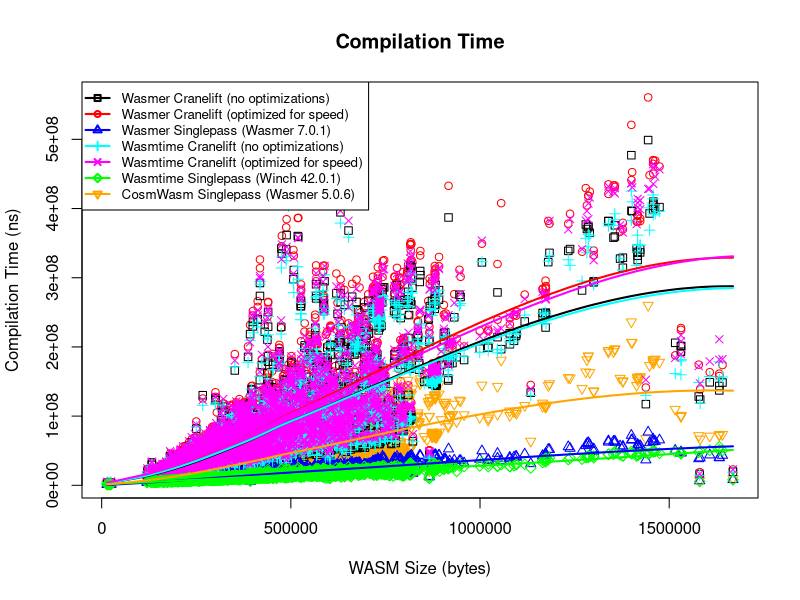

This chart was generated by the following R code:
data1 <- read.table("wasmer-cranelift-none.txt", header=FALSE)
data2 <- read.table("wasmer-cranelift-speed.txt", header=FALSE)
data3 <- read.table("wasmer-singlepass.txt", header=FALSE)
data4 <- read.table("wasmtime-cranelift-none.txt", header=FALSE)
data5 <- read.table("wasmtime-cranelift-speed.txt", header=FALSE)
data6 <- read.table("wasmtime-singlepass.txt", header=FALSE)
data7 <- read.table("cosmwasm-singlepass.txt", header=FALSE)

svg("compare.svg", width = 10, height = 10)

plot(data2$V2, data2$V3, xlab="WASM Size (bytes)", ylab="Compilation Time (ns)", main="Compilation Time", col="red", pch=1)

points(data7$V2, data7$V3, col="orange", pch=6)
points(data1$V2, data1$V3, col="black", pch=0)
points(data3$V2, data3$V3, col="blue", pch=2)
points(data4$V2, data4$V3, col="cyan", pch=3)
points(data5$V2, data5$V3, col="magenta", pch=4)
points(data6$V2, data6$V3, col="green", pch=5)


fit <- loess(V3 ~ V2, data = data1)
lines(sort(data1$V2), predict(fit, newdata = data.frame(V2=sort(data1$V2))), col="black", lwd=2)

fit <- loess(V3 ~ V2, data = data2)
lines(sort(data2$V2), predict(fit, newdata = data.frame(V2=sort(data2$V2))), col="red", lwd=2)

fit <- loess(V3 ~ V2, data = data3)
lines(sort(data3$V2), predict(fit, newdata = data.frame(V2=sort(data3$V2))), col="blue", lwd=2)

fit <- loess(V3 ~ V2, data = data4)
lines(sort(data4$V2), predict(fit, newdata = data.frame(V2=sort(data4$V2))), col="cyan", lwd=2)

fit <- loess(V3 ~ V2, data = data5)
lines(sort(data5$V2), predict(fit, newdata = data.frame(V2=sort(data5$V2))), col="magenta", lwd=2)

fit <- loess(V3 ~ V2, data = data6)
lines(sort(data6$V2), predict(fit, newdata = data.frame(V2=sort(data6$V2))), col="green", lwd=2)

fit <- loess(V3 ~ V2, data = data7)
lines(sort(data7$V2), predict(fit, newdata = data.frame(V2=sort(data7$V2))), col="orange", lwd=2)

legend("topleft",
       legend = c(
         "Wasmer Cranelift (no optimizations)",
         "Wasmer Cranelift (optimized for speed)",
         "Wasmer Singlepass (Wasmer 7.0.1)",
         "Wasmtime Cranelift (no optimizations)",
         "Wasmtime Cranelift (optimized for speed)",
         "Wasmtime Singlepass (Winch 42.0.1)",
         "CosmWasm Singlepass (Wasmer 5.0.6)"
       ),
       col = c("black","red","blue","cyan","magenta","green","orange"),
       pch = c(0,1,2,3,4,5,6),
       lwd = 2,
       cex = 0.8,
       bg = "white")
